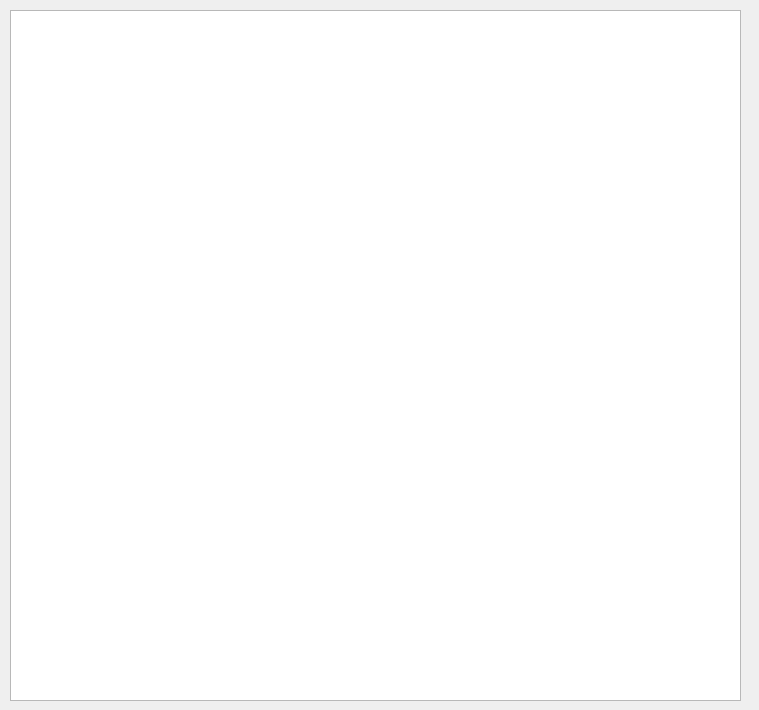
<?xml version="1.0" encoding="UTF-8"?>
<ui version="4.0">
 <class>Form</class>
 <widget class="QWidget" name="Form">
  <property name="geometry">
   <rect>
    <x>0</x>
    <y>0</y>
    <width>759</width>
    <height>710</height>
   </rect>
  </property>
  <property name="windowTitle">
   <string>Form</string>
  </property>
  <widget class="QTableWidget" name="tableWidget">
   <property name="geometry">
    <rect>
     <x>10</x>
     <y>10</y>
     <width>731</width>
     <height>691</height>
    </rect>
   </property>
  </widget>
 </widget>
 <resources/>
 <connections/>
</ui>
